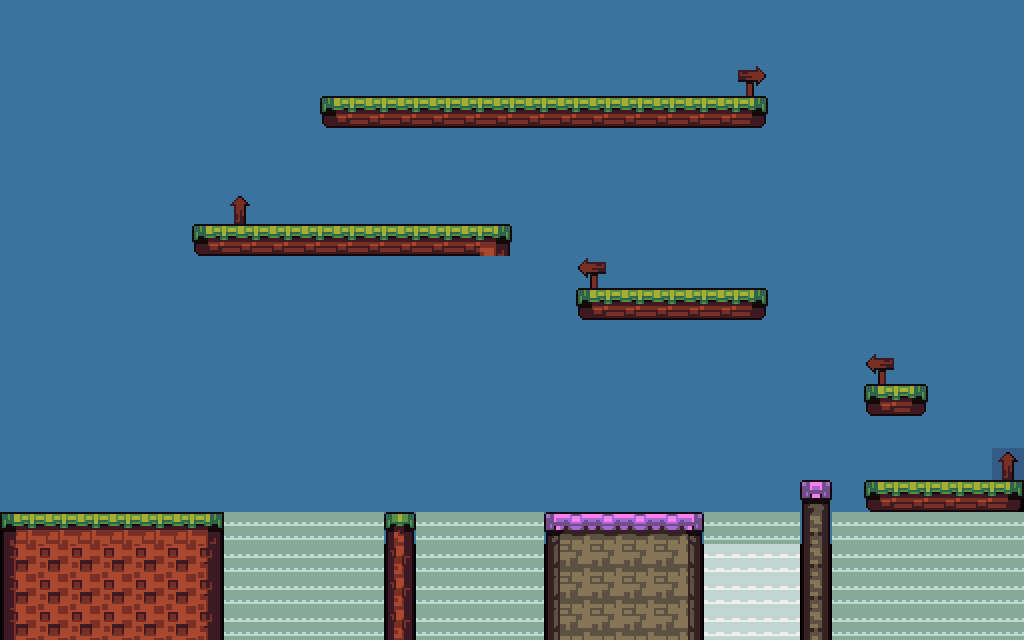

This game map was drawn from its Tiled (.tmx) file and the tilesets committed beside it. A one-line description and the full map source follow:
An orthogonal 32x20 tile map with 32x32 px tiles, 2 tile layers (Background, Platforms) and 9 objects.

<map version="1.10" tiledversion="1.11.0" orientation="orthogonal" renderorder="right-down" width="32" height="20" tilewidth="32" tileheight="32" infinite="0" nextlayerid="5" nextobjectid="20">
 <editorsettings>
  <export target="../maps/gameMap.lua" format="lua" />
 </editorsettings>
 <tileset firstgid="1" name="goodly-2x" tilewidth="32" tileheight="32" tilecount="256" columns="16">
  <image source="goodly-2x.png" width="512" height="512" />
 </tileset>
 <layer id="2" name="Background" width="32" height="20">
  <data encoding="csv">
24,24,24,24,24,24,24,24,24,24,24,24,24,24,24,24,24,24,24,24,24,24,24,24,24,24,24,24,24,24,24,24,
24,24,24,24,24,24,24,24,24,24,24,24,24,24,24,24,24,24,24,24,24,24,24,24,24,24,24,24,24,24,24,24,
24,24,24,24,24,24,24,24,24,24,24,24,24,24,24,24,24,24,24,24,24,24,24,24,24,24,24,24,24,24,24,24,
24,24,24,24,24,24,24,24,24,24,24,24,24,24,24,24,24,24,24,24,24,24,24,24,24,24,24,24,24,24,24,24,
24,24,24,24,24,24,24,24,24,24,24,24,24,24,24,24,24,24,24,24,24,24,24,24,24,24,24,24,24,24,24,24,
24,24,24,24,24,24,24,24,24,24,24,24,24,24,24,24,24,24,24,24,24,24,24,24,24,24,24,24,24,24,24,24,
24,24,24,24,24,24,24,24,24,24,24,24,24,24,24,24,24,24,24,24,24,24,24,24,24,24,24,24,24,24,24,24,
24,24,24,24,24,24,24,24,24,24,24,24,24,24,24,24,24,24,24,24,24,24,24,24,24,24,24,24,24,24,24,24,
24,24,24,24,24,24,24,24,24,24,24,24,24,24,24,24,24,24,24,24,24,24,24,24,24,24,24,24,24,24,24,24,
24,24,24,24,24,24,24,24,24,24,24,24,24,24,24,24,24,24,24,24,24,24,24,24,24,24,24,24,24,24,24,24,
24,24,24,24,24,24,24,24,24,24,24,24,24,24,24,24,24,24,24,24,24,24,24,24,24,24,24,24,24,24,24,24,
24,24,24,24,24,24,24,24,24,24,24,24,24,24,24,24,24,24,24,24,24,24,24,24,24,24,24,24,24,24,24,24,
24,24,24,24,24,24,24,24,24,24,24,24,24,24,24,24,24,24,24,24,24,24,24,24,24,24,24,24,24,24,24,24,
24,24,24,24,24,24,24,24,24,24,24,24,24,24,24,24,24,24,24,24,24,24,24,24,24,24,24,24,24,24,24,24,
24,24,24,24,24,24,24,24,24,24,24,24,24,24,24,24,24,24,24,24,24,24,24,24,24,24,24,24,24,24,24,72,
24,24,24,24,24,24,24,24,24,24,24,24,24,24,24,24,24,24,24,24,24,24,24,24,24,24,24,24,0,0,0,0,
0,0,0,0,0,0,0,0,0,0,0,24,24,24,24,24,24,24,24,24,24,24,24,24,24,24,24,24,0,0,0,0,
0,0,0,0,0,0,0,0,0,0,0,0,0,0,0,0,0,0,0,0,0,0,0,165,165,0,0,0,0,0,0,0,
0,0,0,0,0,0,0,0,0,0,0,0,0,0,0,0,0,0,0,0,0,0,0,0,0,0,0,0,0,0,0,0,
0,0,0,0,0,0,0,0,0,0,0,0,0,0,0,0,0,0,0,0,0,0,0,0,0,0,0,0,0,0,0,0
</data>
 </layer>
 <layer id="1" name="Platforms" width="32" height="20">
  <data encoding="csv">
0,0,0,0,0,0,0,0,0,0,0,0,0,0,0,0,0,0,0,0,0,0,0,0,0,0,0,0,0,0,0,0,
0,0,0,0,0,0,0,0,0,0,0,0,0,0,0,0,0,0,0,0,0,0,0,0,0,0,0,0,0,0,0,0,
0,0,0,0,0,0,0,0,0,0,0,0,0,0,0,0,0,0,0,0,0,0,0,5,0,0,0,0,0,0,0,0,
0,0,0,0,0,0,0,0,0,0,21,22,22,22,22,22,22,22,22,22,22,22,22,23,0,0,0,0,0,0,0,0,
0,0,0,0,0,0,0,0,0,0,0,0,0,0,0,0,0,0,0,0,0,0,0,0,0,0,0,0,0,0,0,0,
0,0,0,0,0,0,0,0,0,0,0,0,0,0,0,0,0,0,0,0,0,0,0,0,0,0,0,0,0,0,0,0,
0,0,0,0,0,0,0,7,0,0,0,0,0,0,0,0,0,0,0,0,0,0,0,0,0,0,0,0,0,0,0,0,
0,0,0,0,0,0,21,22,22,22,22,22,22,22,22,19,70,0,0,0,0,0,0,0,0,0,0,0,0,0,0,0,
0,0,0,0,0,0,0,0,0,0,0,0,0,0,0,0,0,0,6,0,0,0,0,0,0,0,0,0,0,0,0,0,
0,0,0,0,0,0,0,0,0,0,0,0,0,0,0,0,0,0,21,22,22,22,22,23,24,24,0,0,0,0,0,0,
0,0,0,0,0,0,0,0,0,0,0,0,0,0,0,0,0,0,0,0,0,0,0,0,0,0,0,0,0,0,0,0,
0,0,0,0,0,0,0,0,0,0,0,0,0,0,0,0,0,0,0,0,0,0,0,0,0,0,0,6,0,0,0,0,
0,0,0,0,0,0,0,0,0,0,0,0,0,0,0,0,0,0,0,0,0,0,0,0,0,0,24,21,23,68,0,0,
0,0,0,0,0,0,0,0,0,0,0,0,0,0,0,0,0,0,0,0,0,0,0,0,0,0,0,0,0,0,0,0,
0,0,0,0,0,0,0,0,0,0,0,0,0,0,0,0,0,0,0,0,0,0,0,0,0,0,0,0,0,0,0,7,
0,0,0,0,0,0,0,0,0,0,0,0,0,0,0,0,0,0,0,0,0,0,0,0,0,84,0,21,22,22,22,23,
17,18,18,18,18,18,19,163,163,163,163,163,20,163,163,163,163,81,82,82,82,83,163,163,163,100,163,163,163,163,163,163,
33,34,34,34,34,34,35,163,163,163,163,163,36,163,163,163,163,97,98,98,98,99,164,164,164,100,163,163,163,163,163,163,
33,34,34,34,34,34,35,163,163,163,163,163,36,163,163,163,163,97,98,98,98,99,164,164,164,100,163,163,163,163,163,163,
33,34,34,34,34,34,35,163,163,163,163,163,36,163,163,163,163,97,98,98,98,99,164,164,164,100,163,163,163,163,163,163
</data>
 </layer>
 <objectgroup id="4" name="Walls" visible="0">
  <object id="10" x="321.333" y="98.6667" width="448" height="28" />
  <object id="11" x="193.333" y="224" width="320.333" height="30.6667" />
  <object id="12" x="577.333" y="285.333" width="188" height="34.6667" />
  <object id="13" x="864" y="384" width="62" height="32" />
  <object id="14" x="865.333" y="481.333" width="158.667" height="30.6667" />
  <object id="15" x="802.667" y="480" width="26.6667" height="162.667" />
  <object id="16" x="545.333" y="513.333" width="154.667" height="126.667" />
  <object id="17" x="386.667" y="513.333" width="25.3333" height="125.333" />
  <object id="18" x="2.66667" y="512" width="220" height="129.333" />
 </objectgroup>
</map>
